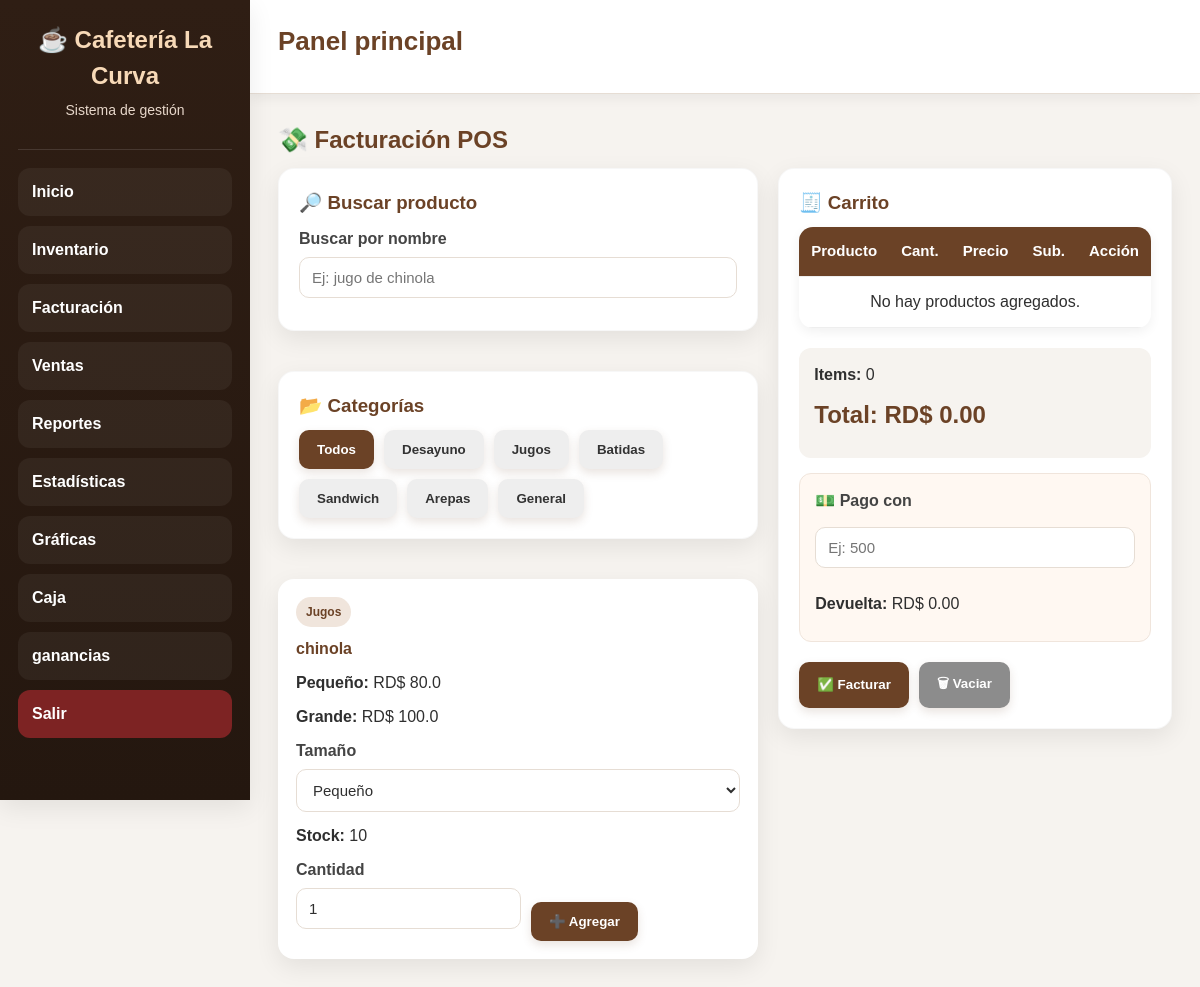
/facturacion (signed in), run on an earlier commit of the app's database.
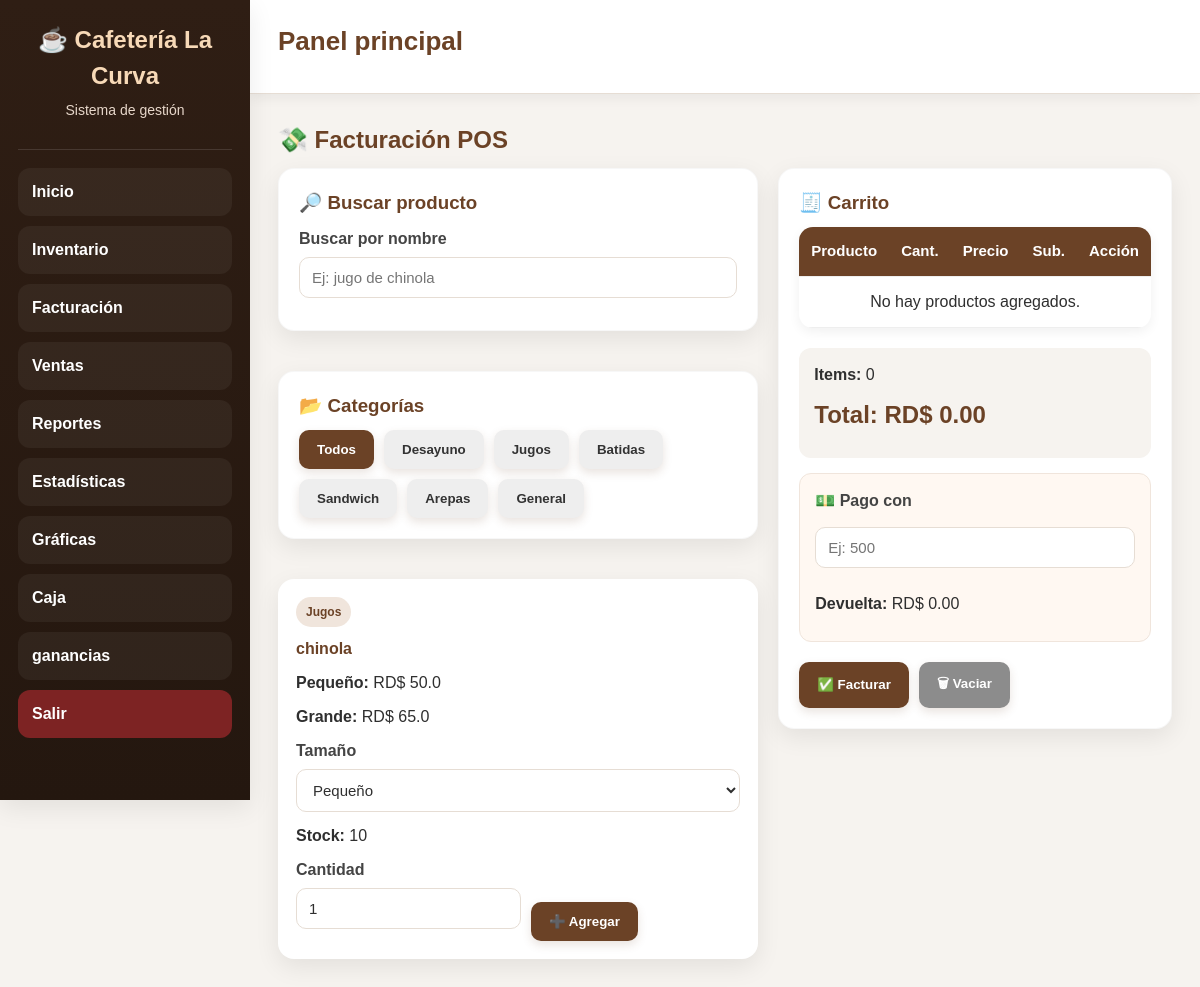
And on a later commit of the database.
### tables this page shows
CREATE TABLE productos(
            id INTEGER PRIMARY KEY AUTOINCREMENT,
            nombre TEXT UNIQUE,
            precio REAL DEFAULT 0,
            stock INTEGER DEFAULT 0,
            tipo TEXT DEFAULT 'General',
            precio_pequeno REAL DEFAULT 0,
            precio_grande REAL DEFAULT 0,
            inversion_total REAL DEFAULT 0,
            costo_unitario REAL DEFAULT 0
        );

### app.py (the view)
@app.route("/facturacion")
def facturacion():
    if "usuario" not in session:
        return redirect("/")
    conn = None
    try:
        conn = conectar_seguro()
        c = conn.cursor()
        c.execute("SELECT * FROM productos ORDER BY tipo, nombre")
        productos = c.fetchall()
        return render_template("facturacion.html", productos=productos)
    except Exception as e:
        return f"Error en facturación: {e}"
    finally:
        if conn:
            conn.close()

### app.py (called while the page is built)
def conectar_seguro():
    conn = conectar()
    try:
        conn.execute("PRAGMA foreign_keys = ON")
    except Exception:
        pass
    return conn

@app.before_request
def proteger_rutas():
    if request.path.startswith("/static/"):
        return None
    rutas_libres = ["/"]
    if request.path not in rutas_libres and "usuario" not in session:
        return redirect("/")

### database.py (called while the page is built)
def conectar():
    database_url = os.getenv("DATABASE_URL")
    if database_url and psycopg2:
        conn = psycopg2.connect(database_url)
        conn.autocommit = False
        return ConnectionCompat(conn)
    conn = sqlite3.connect("cafeteria.db", timeout=30)
    return conn

### templates/facturacion.html (shortened to what the changed rows need)
{% extends "base.html" %}
{% block content %}
<h2>💸 Facturación POS</h2>
<div class="pos-layout">
    <div class="pos-left">
        <div class="productos-grid" id="productosGrid">
            {% for p in productos %}
            <div
                class="producto-card"
                id="producto-{{ p[0] }}"
                data-id="{{ p[0] }}"
                data-nombre="{{ p[1] }}"
                data-precio="{{ p[2] }}"
                data-stock="{{ p[3] }}"
                data-tipo="{{ p[4] if p|length > 4 else 'General' }}"
                data-precio-pequeno="{{ p[5] if p|length > 5 else 0 }}"
                data-precio-grande="{{ p[6] if p|length > 6 else 0 }}"
            >
                <div class="producto-tipo">
                    {{ p[4] if p|length > 4 else 'General' }}
                </div>
                <h4>{{ p[1] }}</h4>
                {% if p[4] == "Jugos" %}
                    <p><strong>Pequeño:</strong> RD$ {{ p[5] }}</p>
                    <p><strong>Grande:</strong> RD$ {{ p[6] }}</p>
                    <label for="tamano-{{ p[0] }}">Tamaño</label>
                    <select
                        id="tamano-{{ p[0] }}"
                        name="tamano-{{ p[0] }}"
                        title="Selecciona el tamaño del jugo {{ p[1] }}"
                    >
                        <option value="pequeno">Pequeño</option>
                    </select>
                {% else %}
                    <p><strong>Precio:</strong> RD$ {{ p[2] }}</p>
                {% endif %}
                <p><strong>Stock:</strong> {{ p[3] }}</p>
                <div class="producto-actions">
                    <div class="cantidad-box">
                        <label for="cant-{{ p[0] }}">Cantidad</label>
                        <input
                            type="number"
                            min="1"
                            value="1"
                            class="cantidad-input"
                            id="cant-{{ p[0] }}"
                            name="cant-{{ p[0] }}"
                            placeholder="Cantidad"
                            title="Cantidad del producto {{ p[1] }}"
                        >
                    </div>
                    <button
                        type="button"
                        class="btn-agregar-producto"
                        data-id="{{ p[0] }}"
                    >
                        ➕ Agregar
                    </button>
                </div>
            </div>
            {% endfor %}
        </div>
    </div>
    <div class="pos-right">
        <div class="card sticky-card">
            <table>
                <thead>
                    <tr>
                        <th>Producto</th>
                        <th>Cant.</th>
                        <th>Precio</th>
                        <th>Sub.</th>
                        <th>Acción</th>
                    </tr>
                </thead>
            </table>
            <div class="total-box">
                <h2>Total: RD$ <span id="totalGeneral">0.00</span></h2>
            </div>
        </div>
    </div>
</div>
{% endblock %}

What changed in the data, as far as the page shows it:
changed productos "chinola": precio_pequeno "80.0" → "50.0"; precio_grande "100.0" → "65.0"
